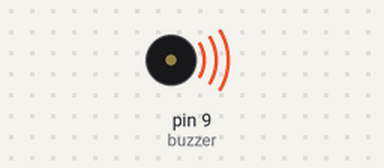
A sketch run on a simulated Arduino Uno, built with avr-gcc and run on an emulated ATmega328P. On the bench: buzzer (waves = sounding).

Above: at 0.1 s.
Timing chart, 0 to 40.0 s (numbered marks = the images above):
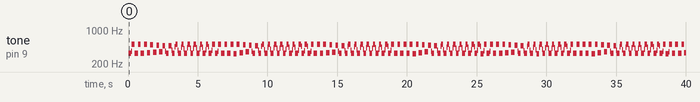

Measured:
- by itself, tone on pin 9 (buzzer): plays 331 Hz for 0.20 s, 366 Hz for 0.04 s, 510 Hz for 0.20 s, 336 Hz for 0.24 s, 510 Hz for 0.20 s, 336 Hz for 0.24 s … (287 notes in this stretch)

The sketch:

course_10.ino
```cpp
int buzzer = 9;

void setup() {
  // put your setup code here, to run once:
  pinMode(buzzer, OUTPUT);
}

void loop() {
  // put your main code here, to run repeatedly:
  unsigned char i, j;
  while (1) {
    for (int i = 0; i < 80; i++) {
      digitalWrite(buzzer, HIGH);
      delay(2);
      digitalWrite(buzzer, LOW);
      delay(1);
    }
    for (int i =0;i<100;i++){
      digitalWrite(buzzer,HIGH);
      digitalWrite(buzzer,LOW);
      delay(2);
    }
  }
}
```
